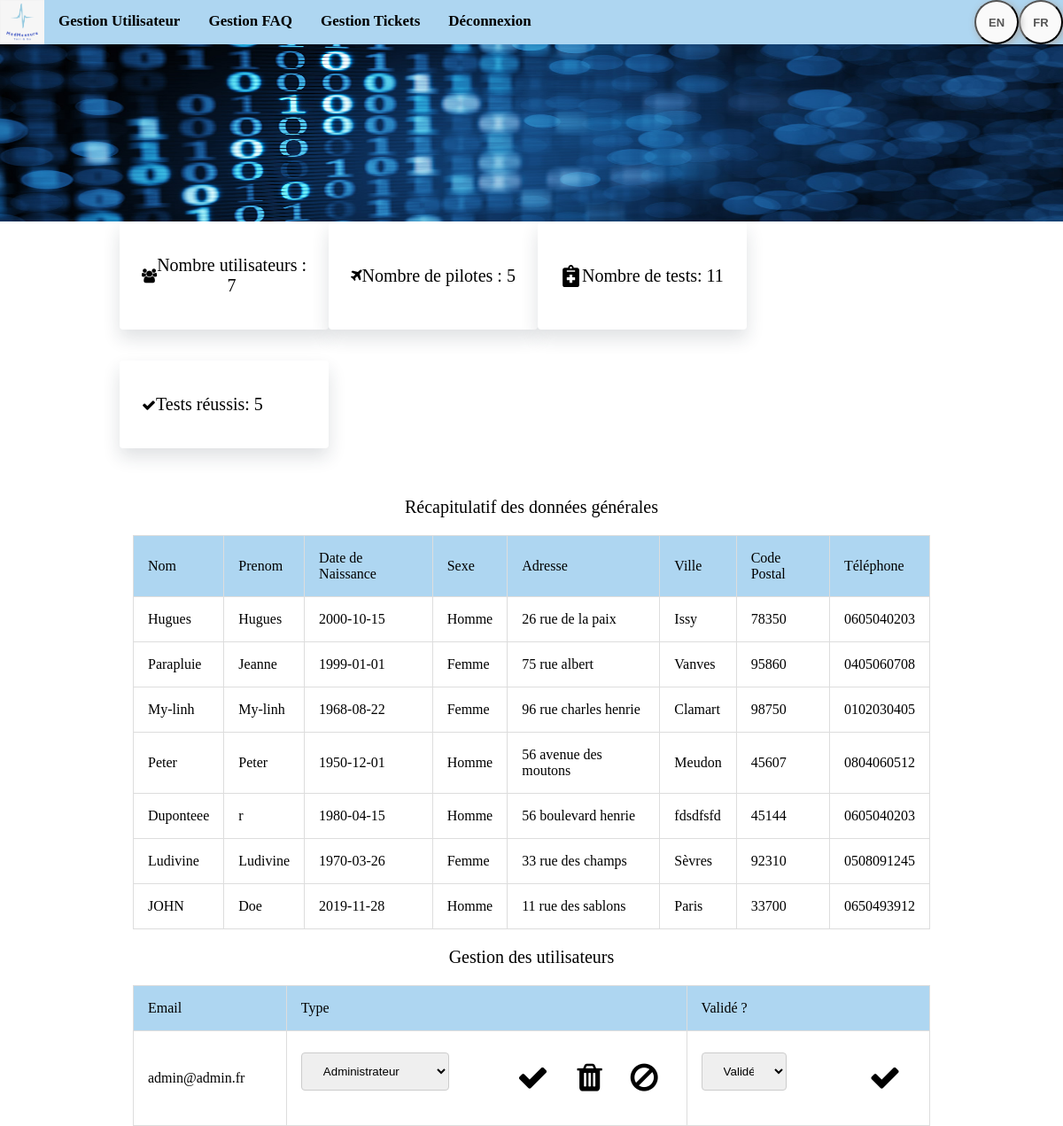
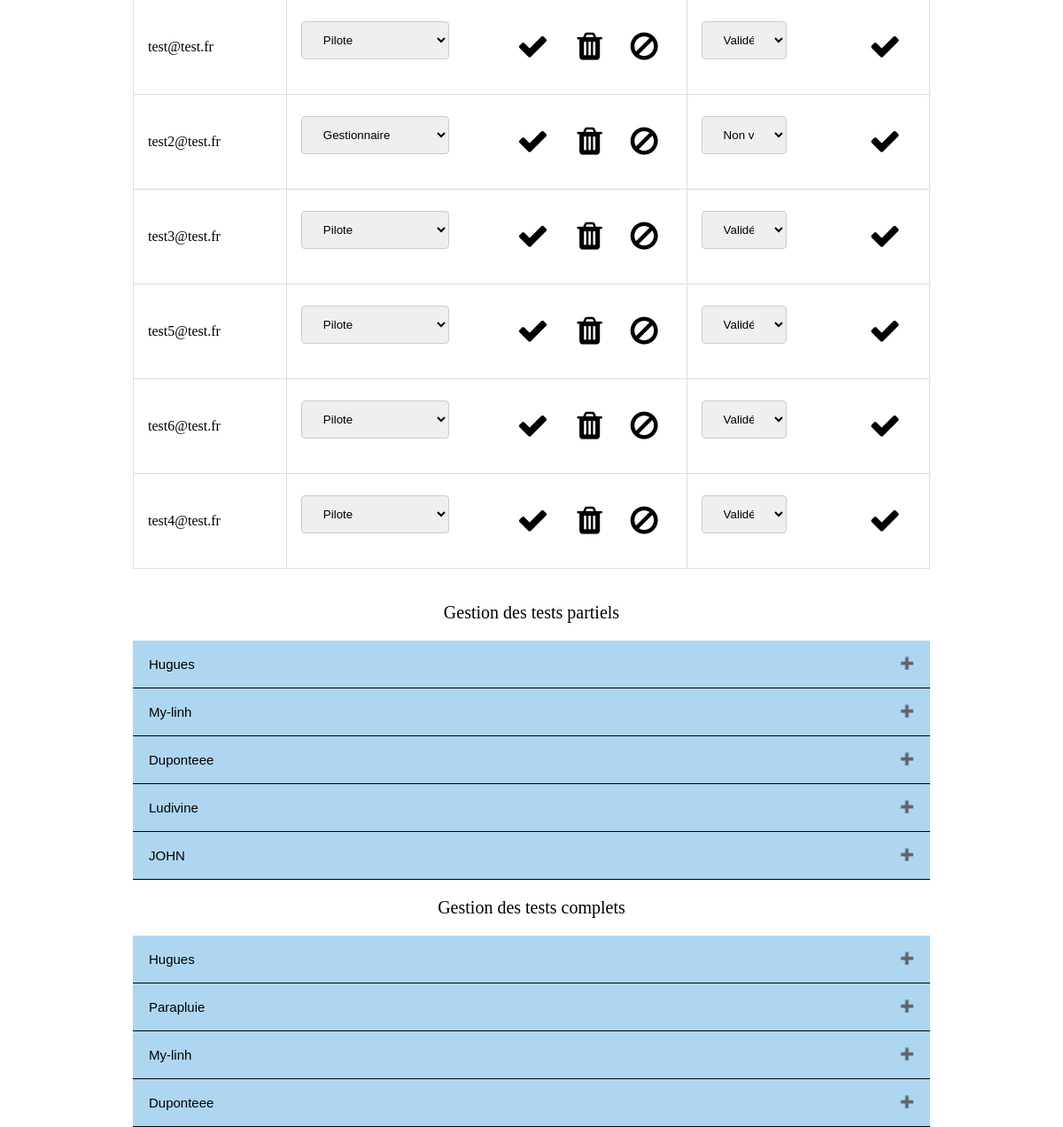
Page /index.php?page=admin_user (signed in) on the committed database (2 pictures, top to bottom).
### tables this page shows
CREATE TABLE `utilisateur` (
  `idUtilisateur` int(11) NOT NULL,
  `nom` varchar(256) DEFAULT NULL,
  `prenom` varchar(256) DEFAULT NULL,
  `DN` date NOT NULL,
  `Sexe` varchar(50) NOT NULL,
  `AdresseVoie` varchar(50) NOT NULL,
  `AdresseVille` varchar(50) NOT NULL,
  `AdresseCP` int(11) NOT NULL,
  `Tel` varchar(50) NOT NULL
);

CREATE TABLE `connexion` (
  `email` varchar(50) NOT NULL,
  `mdp` varchar(50) NOT NULL,
  `type` varchar(50) NOT NULL,
  `idUtilisateur` int(11) NOT NULL,
  `banni` tinyint(1) NOT NULL DEFAULT '0',
  `valide` tinyint(1) NOT NULL DEFAULT '0'
);

CREATE TABLE `testpartiel` (
  `idTestPartiel` int(11) NOT NULL,
  `idUtilisateur` int(11) NOT NULL,
  `numero_test` int(11) NOT NULL,
  `date` date NOT NULL,
  `Frequence` int(11) NOT NULL,
  `PerceptionAuditive` int(11) NOT NULL,
  `StimulusVisuel` int(11) NOT NULL,
  `id_boitier` int(11) NOT NULL,
  `score` int(11) NOT NULL
);

CREATE TABLE `testcomplet` (
  `idTestComplet` int(11) NOT NULL,
  `idUtilisateur` int(11) NOT NULL,
  `Numero_Test` int(11) NOT NULL,
  `date` date NOT NULL,
  `Frequence` int(11) NOT NULL,
  `PerceptionAuditive` int(11) NOT NULL,
  `StimulusVisuel` int(11) NOT NULL,
  `TemperaturePeau` int(11) NOT NULL,
  `RecoTonalite` int(11) NOT NULL,
  `score` int(11) NOT NULL
);

### controlleur/controlleur.php (called while the page is built, shortened)
<?php
require('modele/model_AdminUser.php');
function dataUser(){
  $user = getUser();
  $dataconnexion = getDataConnexion();
  $nbuser = getCountUser();
  $nbpilote = getCountPilote();
  $nbTest = getCountTest();
  $nbTestReussis = getCountTestReussis();
  $total = getTestPartiel2();
  $total2 = getTestComplet2();
  require('vue/admin_user.php');
}

### modele/model_AdminUser.php (called while the page is built, shortened)
<?php
function getUser(){
  $db = dbConnect();
  $req = $db->query('SELECT * FROM utilisateur');
  return $req;
}
function getDataConnexion(){
  $db = dbConnect();
  $req = $db->query('SELECT idUtilisateur,email,type, valide FROM connexion');
  return $req;
}
function getCountUser(){
  $db = dbConnect();
  $req = $db->query('SELECT count(idUtilisateur) as uti FROM utilisateur');
  return $req;
}
function getCountPilote(){
  $db = dbConnect();
  $req = $db->query('SELECT count(idUtilisateur) as uti FROM utilisateur where idUtilisateur in (select idUtilisateur from connexion where type="Pilote")');
  return $req;
}
function getCountTestReussis(){
  $db = dbConnect();
  $req1 = $db->query('SELECT count(idTestPartiel) as nbtestPartiel FROM testpartiel where score >= "75"');
  $req2 = $db->query('SELECT count(idTestComplet) as nbtestComplet FROM testcomplet where score >= "75"');
  $invNum = $req1 -> fetch(PDO::FETCH_ASSOC);
  $nbTestPartiel = $invNum['nbtestPartiel'];
  $invNum1 = $req2 -> fetch(PDO::FETCH_ASSOC);
  $nbTestComplet = $invNum1['nbtestComplet'];
  $total = $nbTestPartiel + $nbTestComplet;
  return $total;
}
function getCountTest(){
  $db = dbConnect();
  $req1 = $db->query('SELECT count(idTestPartiel) as nbtestPartiel FROM testpartiel');
  $req2 = $db->query('SELECT count(idTestComplet) as nbtestComplet FROM testcomplet');
  $invNum = $req1 -> fetch(PDO::FETCH_ASSOC);
  $nbTestPartiel = $invNum['nbtestPartiel'];
  $invNum1 = $req2 -> fetch(PDO::FETCH_ASSOC);
  $nbTestComplet = $invNum1['nbtestComplet'];
  $total = $nbTestPartiel + $nbTestComplet;
  return $total;
}
function getTestPartiel2(){
  $db = dbConnect();
  $req1 = $db->query('SELECT * FROM testpartiel INNER JOIN utilisateur where testpartiel.idUtilisateur = utilisateur.idUtilisateur order by testpartiel.idUtilisateur, testpartiel.numero_test');
  return $req1;
}
function getTestComplet2(){
  $db = dbConnect();
  $req1 = $db->query('SELECT * FROM testcomplet INNER JOIN utilisateur where testcomplet.idUtilisateur = utilisateur.idUtilisateur order by testcomplet.idUtilisateur, testcomplet.numero_test');
  return $req1;
}
?>

### vue/admin_user.php (the view, shortened to what this page needs)
<?php
if ($_SESSION["type"]=="Administrateur"){
  ?>
  <!DOCTYPE html>
  <html>
  <link rel="stylesheet" href="css/css_admin.css">
  <link rel="stylesheet" href="css/header1.css">
  <link rel="stylesheet" href="https://cdnjs.cloudflare.com/ajax/libs/font-awesome/4.7.0/css/font-awesome.min.css">
  <header>
    <div class="barre_navigation">
      <img src="images/MedMeasure.png" alt="logo de MedMeasure">
      <a href="index.php?page=admin_user">Gestion Utilisateur</a>
      <a href="index.php?page=admin_faq">Gestion FAQ</a>
      <a href="index.php?page=admin_ticket">Gestion Tickets</a>
      <a href="index.php?deco=deconnexion">Déconnexion</a>
      <button class="test">FR</button>
      <button class="test">EN</button>
    </div>
    <div class="texte">
      <img src="images/image_admin.jpg" alt="Image pour la page admin">
    </div>
  </header>
  <body>
<div class="container-fluid">
  <div class="rectangle-donnee">
    <div class="rectangle">
      <i class="fa fa-users"></i>
      <?php
      while ($data = $nbuser->fetch())
      {
        ?>
        <p> Nombre utilisateurs : <?= htmlspecialchars($data['uti']) ?></p>
        <?php
      }
      ?>
    </div>
    <div class="rectangle">
      <i class="fa fa-plane"></i>
      <?php
      while ($data = $nbpilote->fetch())
      {
        ?>
        <p>Nombre de pilotes : <?= htmlspecialchars($data['uti']) ?></p>
        <?php
      }
      ?>
    </div>
    <div class="rectangle">
      <img src="images/notes-medical-solid.svg" alt="logo test">
      <p>Nombre de tests: <?= $nbTest ?> </p>
    </div>
    <div class="rectangle">
      <i class="fa fa-check"></i>
      <p>Tests réussis: <?= $nbTestReussis ?></p>
    </div>
  </div>
</div>
<p>Récapitulatif des données générales</p>
<div class="container-fluid">
  <center>
    <table border='1' cellpadding='5' cellpacing='9'>
      <tr class="entete">
        <td>Nom</td>
        <td>Prenom</td>
        <td>Date de Naissance</td>
        <td>Sexe</td>
        <td>Adresse</td>
        <td>Ville</td>
        <td>Code Postal</td>
        <td>Téléphone</td>
      </tr>
      <?php
      while ($data = $user->fetch())
      {
        ?>
        <tr>
          <td>
            <?= htmlspecialchars($data['nom']) ?>
          </td>
          <td>
            <?= htmlspecialchars($data['prenom']) ?>
          </td>
          <td>
            <?= htmlspecialchars($data['DN']) ?>
          </td>
          <td>
            <?= htmlspecialchars($data['Sexe']) ?>
          </td>
          <td>
            <?= htmlspecialchars($data['AdresseVoie']) ?>
          </td>
          <td>
            <?= htmlspecialchars($data['AdresseVille']) ?>
          </td>
          <td>
            <?= htmlspecialchars($data['AdresseCP']) ?>
          </td>
          <td>
            <?= htmlspecialchars($data['Tel']) ?>
          </td>
        </tr>
        <?php
      }
      ?>
    </table>
  </center>
</div>
<p>Gestion des utilisateurs</p>
<div class="container-fluid">
  <center>
    <table border='1' cellpadding='5' cellpacing='9'>
      <tr class="entete">
        <td>Email</td>
        <td>Type</td>
        <td>Validé ?</td>
      </tr>
      <?php
      while ($data2 = $dataconnexion->fetch())
      {
        ?>
        <tr>
          <td>
            <?= htmlspecialchars($data2['email']) ?>
          </td>
          <td>
            <form method="POST" action="index.php?page=admin_user">
              <select name="Type" id="Type">
                <?php if (strcmp (htmlspecialchars($data2['type']),"Administrateur") == 0)
                {
                  ?>
                  <option value="Administrateur" selected>Administrateur</option>
                  <?php
                }
                else if (strcmp (htmlspecialchars($data2['type']),"Gestionnaire") == 0)
                {
                  ?>
                  <option value="Gestionnaire" selected>Gestionnaire</option>
                  <?php
                }
                else
                {
                  ?>
                  <option value="Pilote" selected>Pilote</option>
                  <?php
                }
                ?>
              </select>
              <button type="submit"  onClick="return confirm('Êtes-vous sûr de vouloir BANNIR cet utilisateur?')" name="bannir"><i class="fa fa-ban"></i></button>
              <button type="submit"  onClick="return confirm('Êtes-vous sûr de vouloir supprimer cet utilisateur?')" name="supprimer"><i class="fa fa-trash"></i></button>
              <button type="submit" name="modifier"><i class="fa fa-check"></i></button>
            </td>
            <td>
              <select name="Valide" id="Valide">
                <?php if (strcmp (htmlspecialchars($data2['valide']),"0") == 0)
                {
                  ?>
                  <option value="0" selected>Non validé</option>
                  <?php
                }
                else if (strcmp (htmlspecialchars($data2['valide']),"1") == 0)
                {
                  ?>
                  <option value="1" selected>Validé</option>
                  <?php
                }
                  ?>
              </select>
              <button type="submit" name="modifierValide"><i class="fa fa-check"></i></button>
            </td>
        </tr>
        <?php
      }
      ?>
    </table>
  </center>
</div>
<br>
<div class="container-fluid">
  <p>Gestion des tests partiels</p>
  <div class="container-fluid">
    <?php
    $numero_utilisateur = array();
    while ($data = $total->fetch()){
      if (in_array($data['idUtilisateur'],$numero_utilisateur) == False){
        echo "</div>";
        array_push($numero_utilisateur,$data['idUtilisateur']);
        echo "<button type=\"button\" class=\"collapsible\">".$data['nom']."</button>";
      } ?>
<?php
}
?>
<br>
<div class="container-fluid">
  <p>Gestion des tests complets</p>
    <?php
    $numero_utilisateur = array();
    while ($data = $total2->fetch()){
      if (in_array($data['idUtilisateur'],$numero_utilisateur) == False){
        echo "</div>";
        array_push($numero_utilisateur,$data['idUtilisateur']);
        echo "<button type=\"button\" class=\"collapsible\">".$data['nom']."</button>";
      } ?>
<?php
}
?>
</body>
</html>
<?php
}
else {
  header('Location: index.php');
}
?>

### index.php (shortened to what this page needs)
<?php
require('controlleur/controlleur.php');
if (isset($_GET['page'])) {
  if ($_GET['page']== 'admin_user'){
    if (isset($_POST['modifierValide'])){
      if (isset($_POST['idUtilisateur']) && $_POST['idUtilisateur'] > 0) {
        if (isset($_POST["Valide"])){
          modifyValide($_POST["Valide"],$_POST['idUtilisateur']);
        }
      }
    }
    else if(isset($_POST['supprimerTestPartiel'])){
      if (isset($_POST['idUtilisateur']) && $_POST['idUtilisateur'] > 0) {
        deleteTestPartiel($_POST['idUtilisateur'],$_POST['idtest']);
      }
    }
    else if(isset($_POST['supprimerTestComplet'])){
      if (isset($_POST['idUtilisateur']) && $_POST['idUtilisateur'] > 0) {
        deleteTestComplet($_POST['idUtilisateur'],$_POST['idtest']);
      }
    }
    else {
      dataUser();
    }
  }
}

### css/css_admin.css (style rules this page uses)
body { margin: 0; min-height:7em; }
body p { color:black; font-size: 20px; text-align: center; }
table { border-collapse: collapse; border-spacing: 0; width: 100%; border: 1px solid #ddd; }
th, td { text-align: left; padding: 16px; }
.entete { background: #AED6F1; }
.collapsible { background-color: #AED6F1; cursor: pointer; padding: 18px; width: 100%; border: none; text-align: left; outline: none; font-size: 15px; border-bottom: 1px groove black; }
.collapsible:after { content: '\02795'; font-size: 13px; color: white; float: right; margin-left: 5px; }
table button { background-color: #FFFFFF; border: none; float: right; text-align: center; padding: 16px; transition: all 0.3s ease; color: black; font-size: 36px; }
select { width: 40%; padding: 12px 20px; margin: 8px 0; display: inline-block; border: 1px solid #ccc; border-radius: 4px; box-sizing: border-box; }
button[type=submit] { font-size: bold 20px; display: inline-block; }
.rectangle { padding: 18px 25px; box-shadow: 0 10px 20px 0 rgba(26, 44, 57, 0.14); background: #fff; border-radius: 4px; margin-bottom: 35px; display: flex; align-items: center; width: 20%; }
.rectangle-donnee { display: -ms-flexbox; display: flex; -ms-flex-wrap: wrap; flex-wrap: wrap; margin-right: -15px; margin-left: -15px; }
.container-fluid { width: 75%; padding-right: 20px; padding-left: 20px; margin-right: auto; margin-left: auto; }
.rectangle img { width: 25px; height: 25px; }
.barre_navigation .test { float: right; width:50px; height:50px; background:#fafafa; box-shadow:2px 2px 8px #aaa; font:bold 13px Arial; border-radius:50%; color:#555; }

### css/header1.css (style rules this page uses)
header { background-color:#AED6F1; height:250px; min-height:15%; }
.texte img { height: 200px; width: 100%; }
.barre_navigation img { height: 50px; width: 50px; float: left; }
.barre_navigation { overflow: hidden; }
.barre_navigation a { float: left; color: black; text-align: center; padding: 14px 16px; text-decoration: none; font-size: 17px; font-weight: bold; }

### rows in the picture
utilisateur: nom "Hugues", prenom "Hugues", DN "2000-10-15", Sexe "Homme", AdresseVoie "26 rue de la paix", AdresseVille "Issy", AdresseCP "78350", Tel "0605040203"
utilisateur: nom "Parapluie", prenom "Jeanne", DN "1999-01-01", Sexe "Femme", AdresseVoie "75 rue albert", AdresseVille "Vanves", AdresseCP "95860", Tel "0405060708"
utilisateur: nom "My-linh", prenom "My-linh", DN "1968-08-22", Sexe "Femme", AdresseVoie "96 rue charles henrie", AdresseVille "Clamart", AdresseCP "98750", Tel "0102030405"
utilisateur: nom "Peter", prenom "Peter", DN "1950-12-01", Sexe "Homme", AdresseVoie "56 avenue des moutons", AdresseVille "Meudon", AdresseCP "45607", Tel "0804060512"
utilisateur: nom "Duponteee", prenom "r", DN "1980-04-15", Sexe "Homme", AdresseVoie "56 boulevard henrie", AdresseVille "fdsdfsfd", AdresseCP "45144", Tel "0605040203"
utilisateur: nom "Ludivine", prenom "Ludivine", DN "1970-03-26", Sexe "Femme", AdresseVoie "33 rue des champs", AdresseVille "Sèvres", AdresseCP "92310", Tel "0508091245"
utilisateur: nom "JOHN", prenom "Doe", DN "2019-11-28", Sexe "Homme", AdresseVoie "11 rue des sablons", AdresseVille "Paris", AdresseCP "33700", Tel "0650493912"
connexion: email "admin@admin.fr", Type "Administrateur", Valide "Validé"
connexion: email "test@test.fr", Type "Pilote", Valide "Validé"
connexion: email "test2@test.fr", Type "Gestionnaire", Valide "Non validé"
connexion: email "test3@test.fr", Type "Pilote", Valide "Validé"
connexion: email "test5@test.fr", Type "Pilote", Valide "Validé"
connexion: email "test6@test.fr", Type "Pilote", Valide "Validé"
connexion: email "test4@test.fr", Type "Pilote", Valide "Validé"
testpartiel: idUtilisateur.nom "Hugues"
testpartiel: idUtilisateur.nom "My-linh"
testpartiel: idUtilisateur.nom "Duponteee"
testpartiel: idUtilisateur.nom "Ludivine"
testpartiel: idUtilisateur.nom "JOHN"
testcomplet: idUtilisateur.nom "Hugues"
testcomplet: idUtilisateur.nom "Parapluie"
testcomplet: idUtilisateur.nom "My-linh"
testcomplet: idUtilisateur.nom "Duponteee"

### other values in the picture
$data['uti'] "7"
$data['uti'] "5"
$nbTest "11"
$nbTestReussis "5"
